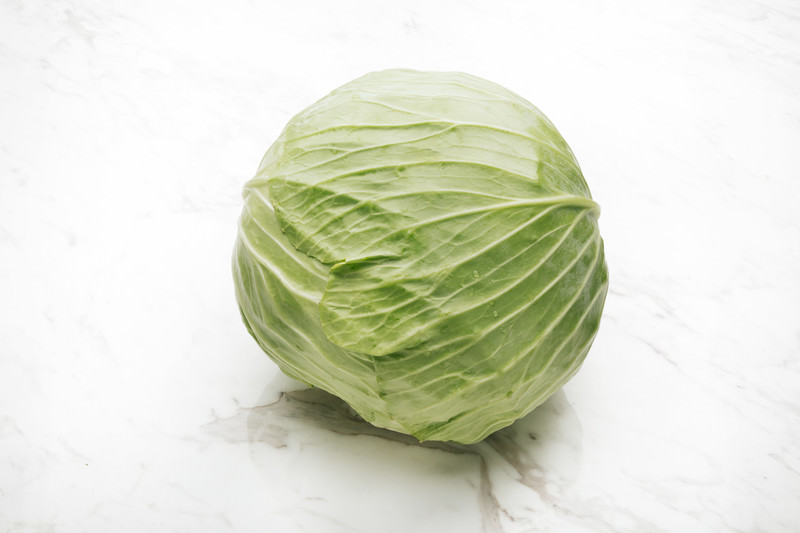
#> input picture images/9V9A6008_TP_V4.jpg, 800 x 533 px; its folder holds only this picture in this run
$ python create_portfolio_image.py
#> lines starting #> are read from the running program, lines starting #| are printed output that depends on the picture
#!/usr/bin/env python3
"""
ポートフォリオ画像作成スクリプト
imagesディレクトリ内のJPGファイルをパッチワーク風に配置して
一つの大きなPNGファイルを作成します。
アスペクト比が混在する画像に対応しています。
"""

import os
import math
from PIL import Image, ImageOps
import glob

def analyze_images(jpg_files):
    """画像を分析してアスペクト比に基づいてグループ化"""
    landscape_images = []
    portrait_images = []
    square_images = []

    for jpg_file in jpg_files:
        try:
            with Image.open(jpg_file) as img:
#> img is the input picture: PIL image 800x533 RGB; mean R, G, B 221.8, 224.6, 208.1
                width, height = img.size
#> width = 800; height = 533
                aspect_ratio = width / height
#> aspect_ratio = 1.5

                if aspect_ratio > 1.2:  # 横長
                    landscape_images.append(jpg_file)
                elif aspect_ratio < 0.8:  # 縦長
                    portrait_images.append(jpg_file)
                else:  # 正方形に近い
                    square_images.append(jpg_file)

        except Exception as e:
            print(f"エラー: {jpg_file} の分析中にエラーが発生しました: {e}")
            continue

    return landscape_images, portrait_images, square_images

def create_portfolio_image():
    """メイン処理: JPGファイルをパッチワーク風に配置したPNGを作成"""

    # 画像ディレクトリのパス
    images_dir = "images"

    # JPGファイルを取得
    jpg_files = glob.glob(os.path.join(images_dir, "*.jpg"))
    jpg_files.sort()  # ファイル名でソート

    if not jpg_files:
        print("JPGファイルが見つかりませんでした。")
        return

    print(f"{len(jpg_files)}個のJPGファイルを発見しました。")

    # 画像をアスペクト比で分類
    landscape_images, portrait_images, square_images = analyze_images(jpg_files)

    print(f"横長画像: {len(landscape_images)}枚")
    print(f"縦長画像: {len(portrait_images)}枚")
    print(f"正方形画像: {len(square_images)}枚")

    # 標準セルサイズを設定（最大公約数的なサイズ）
    cell_width = 400
    cell_height = 300

    # グリッドサイズを計算（正方形に近い配置）
    num_images = len(jpg_files)
    grid_cols = math.ceil(math.sqrt(num_images))
    grid_rows = math.ceil(num_images / grid_cols)

    print(f"グリッドサイズ: {grid_cols} x {grid_rows}")

    # キャンバスサイズを計算
    canvas_width = grid_cols * cell_width
    canvas_height = grid_rows * cell_height

    print(f"最終画像サイズ: {canvas_width} x {canvas_height}")

    # 白いキャンバスを作成
    canvas = Image.new('RGB', (canvas_width, canvas_height), 'white')
#> canvas: PIL image 400x300 RGB; every value is 255

    # すべての画像を混在して配置（自然な感じに）
    all_images = jpg_files  # 元の順序を保持

    # 各画像を配置
    for i, jpg_file in enumerate(all_images):
        try:
            # 画像を開く
            img = Image.open(jpg_file)
            original_width, original_height = img.size
#> original_width = 800; original_height = 533

            # アスペクト比を計算
            aspect_ratio = original_width / original_height
#> aspect_ratio = 1.5

            # セルサイズに基づいてターゲットサイズを決定
            if aspect_ratio > 1.5:  # 非常に横長の場合
                target_width = cell_width
                target_height = int(cell_width / aspect_ratio)
#> target_height = 266
                # セル内で上下中央配置用のオフセット
                y_offset = (cell_height - target_height) // 2
#> y_offset = 17
                x_offset = 0
            elif aspect_ratio < 0.7:  # 非常に縦長の場合
                target_height = cell_height
                target_width = int(cell_height * aspect_ratio)
                # セル内で左右中央配置用のオフセット
                x_offset = (cell_width - target_width) // 2
                y_offset = 0
            else:  # 通常のアスペクト比
                # セル全体を使用してフィット
                img = ImageOps.fit(img, (cell_width, cell_height), Image.Resampling.LANCZOS)
                target_width = cell_width
                target_height = cell_height
                x_offset = 0
                y_offset = 0

            # 通常のアスペクト比以外の場合はリサイズ
            if aspect_ratio > 1.5 or aspect_ratio < 0.7:
                img = img.resize((target_width, target_height), Image.Resampling.LANCZOS)
#> img: PIL image 400x266 RGB

            # グリッド位置を計算
            col = i % grid_cols
            row = i // grid_cols

            # 配置位置を計算（オフセットを考慮）
            x = col * cell_width + x_offset
            y = row * cell_height + y_offset
#> y = 17

            # キャンバスに貼り付け
            canvas.paste(img, (x, y))
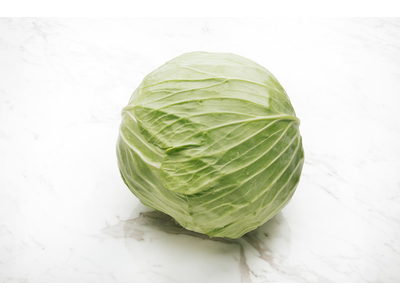
#> canvas: PIL image 400x300 RGB; mean R, G, B 225.5, 228, 213.4

            print(f"配置完了: {os.path.basename(jpg_file)} -> ({x}, {y}) [{target_width}x{target_height}]")
#| 配置完了: 9V9A6008_TP_V4.jpg -> (0, 17) [400x266]

        except Exception as e:
            print(f"エラー: {jpg_file} の処理中にエラーが発生しました: {e}")
            continue

    # PNGとして保存
    output_file = "portfolio_image.png"
    canvas.save(output_file, "PNG", quality=95)

    print(f"\nポートフォリオ画像が作成されました: {output_file}")
    print(f"最終サイズ: {canvas_width} x {canvas_height}")

def main():
    """エントリーポイント"""
    try:
        create_portfolio_image()
    except ImportError:
        print("エラー: Pillowライブラリが必要です。")
        print("以下のコマンドでインストールしてください:")
        print("pip install Pillow")
    except Exception as e:
        print(f"予期しないエラーが発生しました: {e}")

if __name__ == "__main__":
    main()
